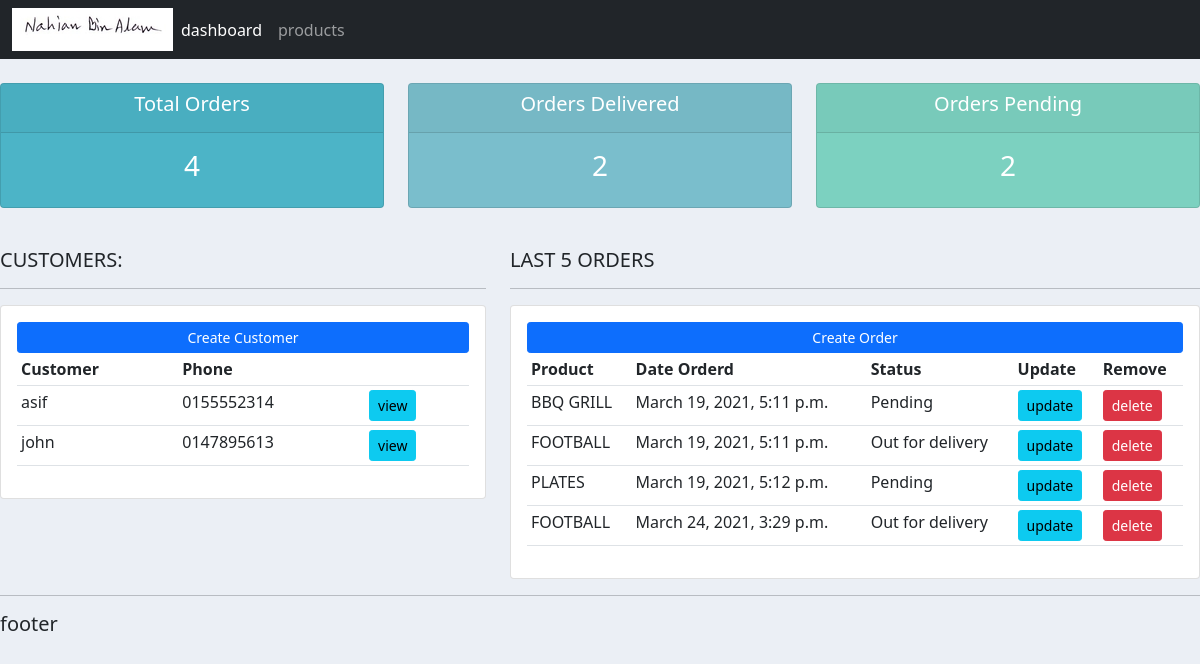
Before: / with the older database file.
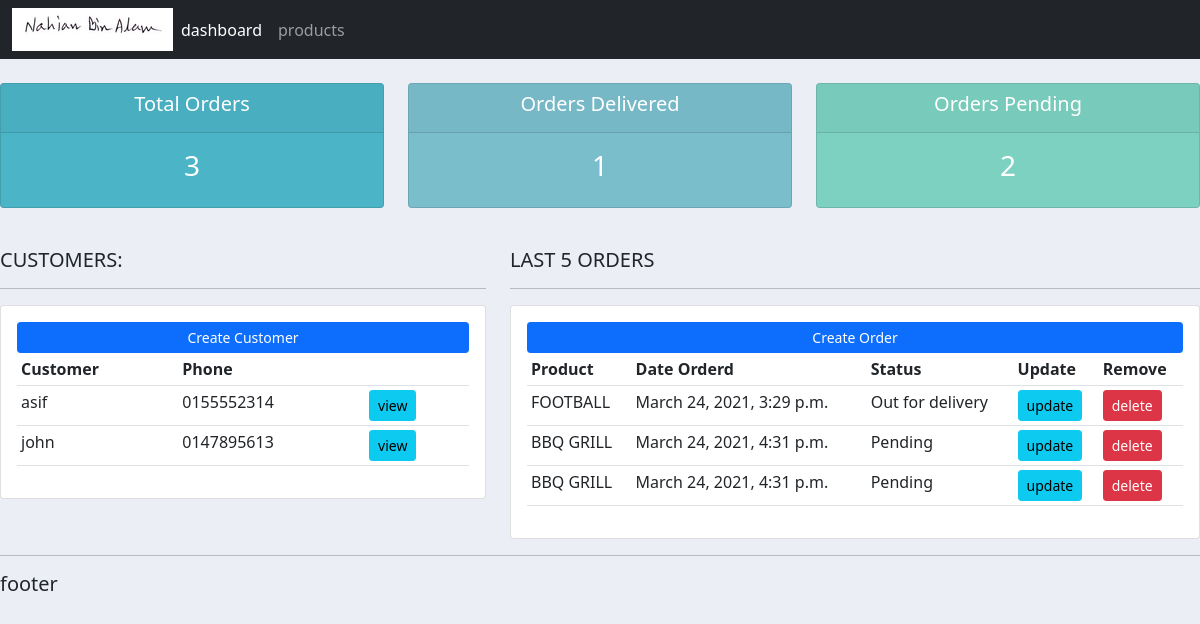
After: the same page with the newer database file.
### accounts/models.py (models this page shows, shortened)
class customer(models.Model):
	name = models.CharField(max_length=200, null=True)
	Phone = models.CharField(max_length=200, null=True)
	email = models.CharField(max_length=200, null=True)
	date_created = models.DateTimeField(auto_now_add=True, null=True)

class order(models.Model):
	STATUS = (
		('Pending' , 'Pending'),
		('Out for delivery' , 'Out for delivery'),
		)
	customer = models.ForeignKey(customer, null=True, on_delete= models.SET_NULL)
	product = models.ForeignKey(product, null=True, on_delete= models.SET_NULL)
	date_created = models.DateTimeField(auto_now_add=True, null=True)
	status = models.CharField(max_length=200, null=True, choices=STATUS)

class product(models.Model):
	CATEGORY =(
		('Indoor' , 'Indoor'),
		('Out Door' , 'Out Door'),
		)
	name = models.CharField(max_length=200, null=True)
	price = models.FloatField(null=True)
	category = models.CharField(max_length=200, null=True, choices=CATEGORY)
	description = models.CharField(max_length=200, null=True)
	date_created = models.DateTimeField(auto_now_add=True, null=True)
	tag = models.ManyToManyField(tag)
	def __str__(self):
		return self.name

### accounts/views.py (the view)
# urls.py: path('', views.home, name='home'),
def home(request):
	orders = order.objects.all()
	customers = customer.objects.all()
	total_customers = customers.count()
	total_orders = orders.count()
	delivered = orders.filter(status='Out for delivery').count()
	pending = orders.filter(status='Pending').count()
	context = {'orders' :orders, 'customers' :customers, 'total_orders' :total_orders, 'delivered' :delivered , 'pending' :pending  }
	return render(request, 'accounts/dashboard.html',context)

### accounts/templates/accounts/dashboard.html
{% extends 'accounts/main.html'%}
{% block content %}
{% include 'accounts/status.html'%}
	<br>
<div class="row">
	<div class="col-md-5">
		<h5>CUSTOMERS:</h5>
		<hr>
		<div class="card card-body">
			<a class="btn btn-primary  btn-sm btn-block" href="">Create Customer</a>
			<table class="table table-sm">
				<tr>
					<th>Customer</th>
					<th>Phone</th>
					<th></th>
				</tr>
				{% for i in customers %}
				<tr>
					<td>{{i.name}}</td>
					<td>{{i.Phone}}</td>
					<td><a class="btn btn-sm btn-info" href="{% url 'customers' i.id %}">view</a></td>
				</tr>
				{% endfor %}
			</table>
		</div>
	</div>
	<div class="col-md-7">
		<h5>LAST 5 ORDERS</h5>
		<hr>
		<div class="card card-body">
			<a class="btn btn-primary  btn-sm btn-block" href="{% url 'create_order' %}">Create Order</a>
			<table class="table table-sm">
				<tr>
					<th>Product</th>
					<th>Date Orderd</th>
					<th>Status</th>
					<th>Update</th>
					<th>Remove</th>
				</tr>
				{% for i in orders %}
				<tr>
					<td>{{i.product}}</td>
					<td>{{i.date_created}}</td>
					<td>{{i.status}}</td>
					<td><a class="btn btn-sm btn-info" href="{% url 'update_order' i.id %}">update</a></td>
					<td><a class="btn btn-sm btn-danger" href="{% url 'delete_order' i.id %}">delete</a></td>
				</tr>
				{% endfor %}
			</table>
		</div>
	</div>
</div>
{% endblock %}

### accounts/templates/accounts/main.html (shortened to what this page needs)
{% load static %}
<!DOCTYPE html>
<html>
<head>
	<link href="https://cdn.jsdelivr.net/npm/bootstrap@5.0.0-beta2/dist/css/bootstrap.min.css" rel="stylesheet">
<link rel="stylesheet" type="text/css" href="{% static 'css/main.css'%}">
</head>
<body>
	{% include 'accounts/navbar.html'%}
		{% block content %}
		 {% endblock %}
	<hr>
	<h5>footer</h5>
</body>
</html>

### accounts/templates/accounts/navbar.html (shortened to what this page needs)
{% load static %}
<nav class="navbar navbar-expand-lg navbar-dark bg-dark">
  <div class="container-fluid">
    <img src="{% static 'images/cms1.jpg'%}">
    <div class="collapse navbar-collapse" id="navbarNav">
      <ul class="navbar-nav">
        <li class="nav-item">
          <a class="nav-link active" aria-current="page" href="{% url 'home' %}">dashboard</a>
        </li>
        <li class="nav-item">
          <a class="nav-link" href="{% url 'products' %}">products</a>
        </li>
      </ul>
    </div>
  </div>
</nav>

### accounts/templates/accounts/status.html
<br>
<div class="row">
	<div class="col">
		<div class="col-md">
			<div class="card text-center text-white  mb-3" id="total-orders">
			  	<div class="card-header">
			  		<h5 class="card-title">Total Orders</h5>
			  	</div>
			  	<div class="card-body">
			    	<h3 class="card-title">{{total_orders}}</h3>
			  	</div>
			</div>
		</div>
	</div>
	<div class="col">
		<div class="col-md">
			<div class="card text-center text-white  mb-3" id="orders-delivered">
			  	<div class="card-header">
			  		<h5 class="card-title">Orders Delivered</h5>
			  	</div>
			  	<div class="card-body">
			    	<h3 class="card-title">{{delivered}}</h3>
			  	</div>
			</div>
		</div>
	</div>
	<div class="col">
		<div class="col-md">
			<div class="card text-center text-white  mb-3" id="orders-pending">
			  	<div class="card-header">
			  		<h5 class="card-title">Orders Pending</h5>
			  	</div>
			  	<div class="card-body">
			    	<h3 class="card-title">{{pending}}</h3>
			  	</div>
			</div>
		</div>
	</div>
</div>

### static/css/main.css (style rules this page uses)
body { background-color: #ebeff5; }
#total-orders { background-color: #4cb4c7; }
#orders-delivered { background-color: #7abecc; }
#orders-pending { background-color: #7CD1C0; }

Changed rows visible on the page:
removed order: product "BBQ GRILL", date_created "March 19, 2021, 5:11 p.m.", status "Pending"
removed order: product "FOOTBALL", date_created "March 19, 2021, 5:11 p.m.", status "Out for delivery"
removed order: product "PLATES", date_created "March 19, 2021, 5:12 p.m.", status "Pending"
added order: product "BBQ GRILL", date_created "March 24, 2021, 4:31 p.m.", status "Pending"
added order: product "BBQ GRILL", date_created "March 24, 2021, 4:31 p.m.", status "Pending"
Other visible differences:
{{ total_orders }}: "4" → "3"
{{ delivered }}: "2" → "1"
